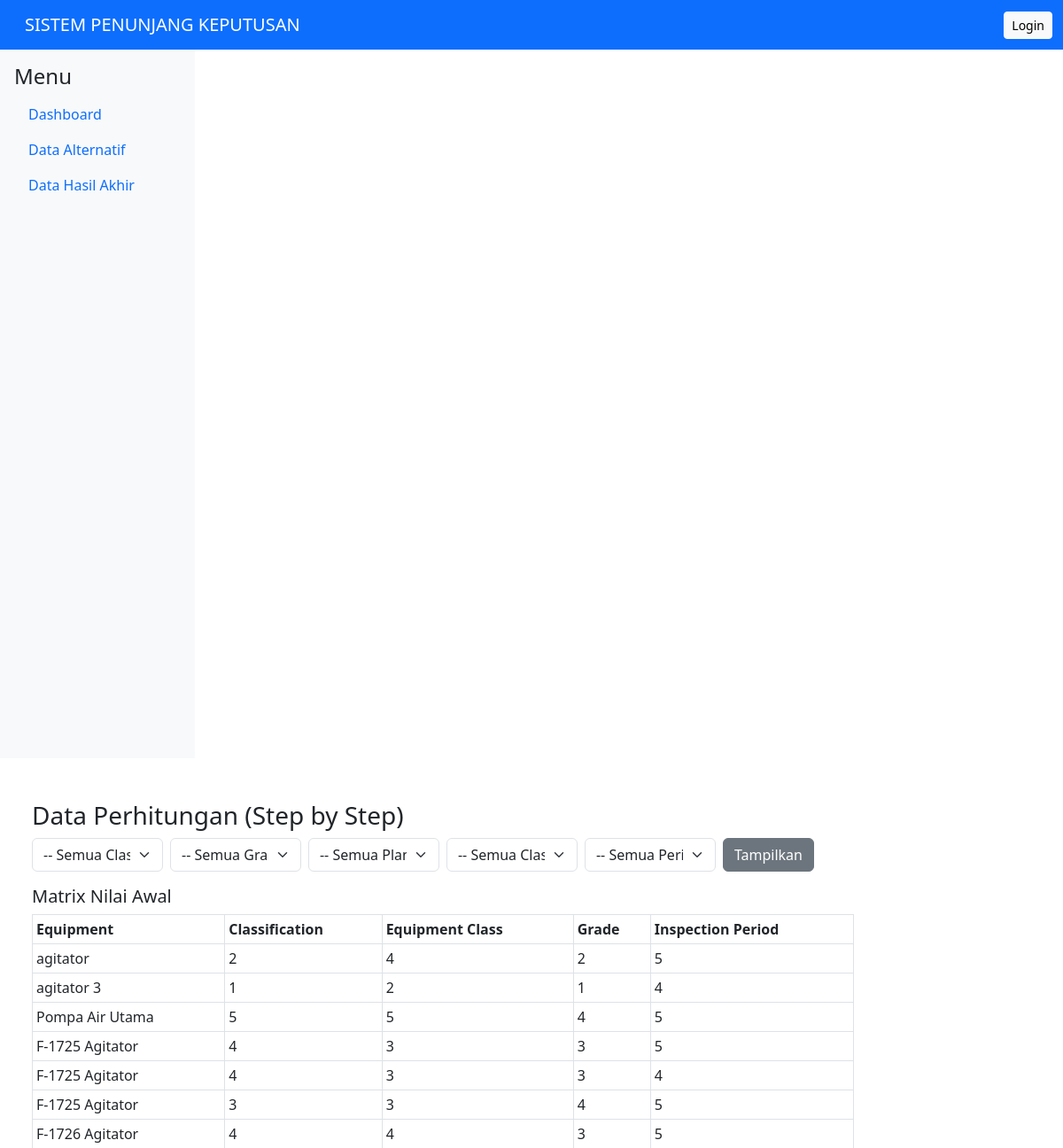
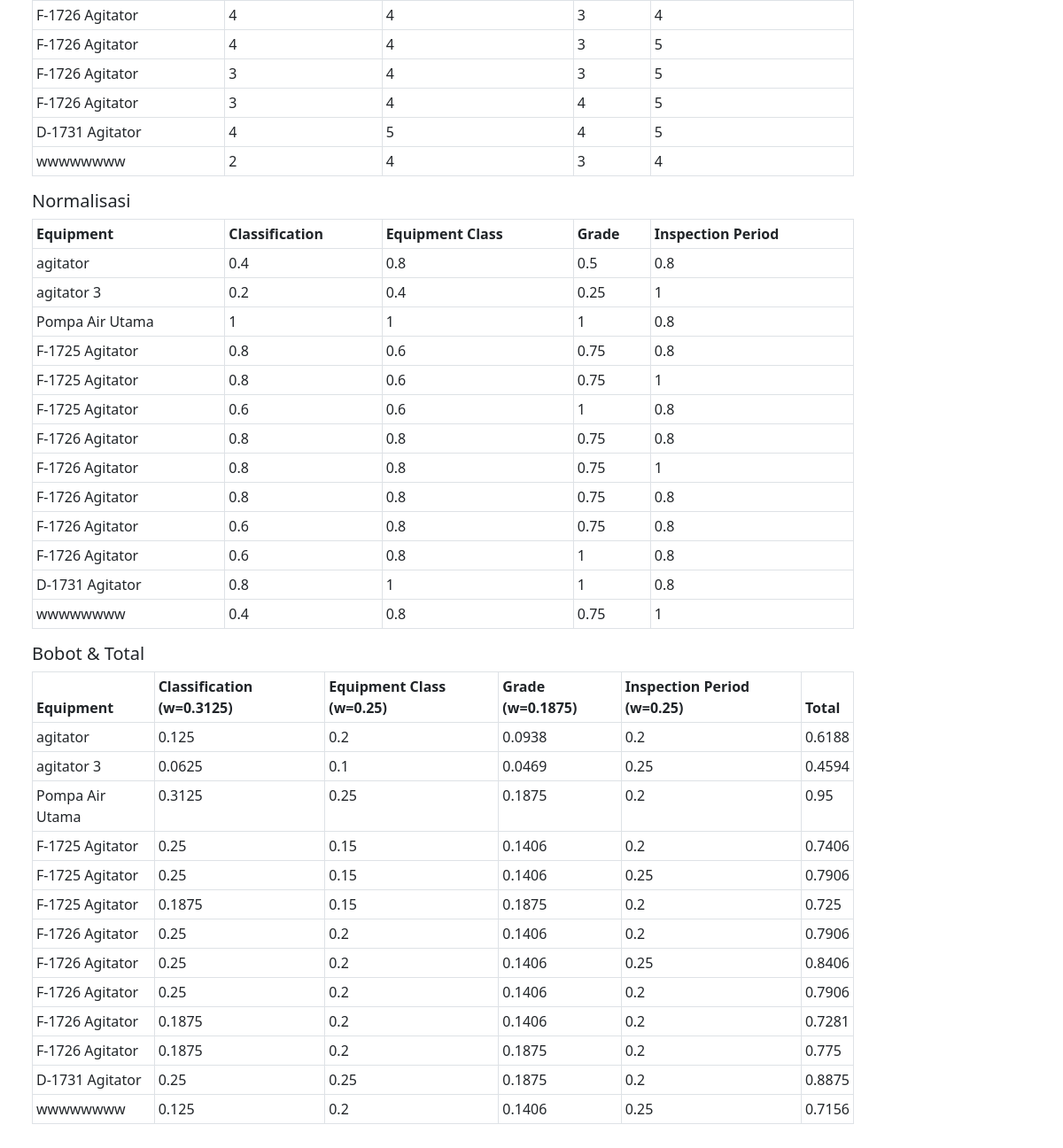
Screenshot of /pages/data_perhitungan.php with the database file from the repository (2 pictures, top to bottom).
### tables this page shows
CREATE TABLE `criteria_weight` (
  `id_criteria` int(11) NOT NULL,
  `criteria_name` varchar(50) NOT NULL,
  `weight` float NOT NULL,
  `type` enum('benefit','cost') NOT NULL
);

CREATE TABLE `equipment_class` (
  `id_equipment_class` int(11) NOT NULL,
  `class_name` varchar(50) NOT NULL,
  `equipment_class_point` int(11) NOT NULL
);

CREATE TABLE `inspection_period` (
  `id_inspection_period` int(11) NOT NULL,
  `period_name` varchar(20) NOT NULL,
  `period_point` int(11) NOT NULL
);

### pages/data_perhitungan.php (the view, shortened to what this page needs)
<?php
include('../config/db.php');
include('../includes/header.php');
include('../includes/sidebar.php');
?>
<div class="container mt-4">
<h3>Data Perhitungan (Step by Step)</h3>
<form method="get" class="row g-2 mb-3">
  <div class="col-md-2">
    <select name="id_equipment_class" class="form-select">
      <option value="">-- Semua Class --</option>
    </select>
  </div>
  <div class="col-md-2">
    <select name="id_grade" class="form-select">
      <option value="">-- Semua Grade --</option>
    </select>
  </div>
  <div class="col-md-2">
    <select name="id_plant" class="form-select">
      <option value="">-- Semua Plant --</option>
    </select>
  </div>
  <div class="col-md-2">
    <select name="id_classification" class="form-select">
      <option value="">-- Semua Classification --</option>
    </select>
  </div>
  <div class="col-md-2">
    <select name="id_inspection_period" class="form-select">
      <option value="">-- Semua Period --</option>
    </select>
  </div>
  <div class="col-md-2">
    <button class="btn btn-secondary">Tampilkan</button>
  </div>
</form>
<?php
$whereClauses = [];
$whereSql = count($whereClauses)? 'WHERE '.implode(' AND ', $whereClauses):'';
$q = $koneksi->query("SELECT
    e.id_equipment,
    e.equipment_name,
    g.grade_point,
    ec.equipment_class_point AS class_point,
    c.classification_point,
    ip.period_point
  FROM equipment e
  LEFT JOIN grade g ON e.id_grade = g.id_grade
  LEFT JOIN equipment_class ec ON e.id_equipment_class = ec.id_equipment_class
  LEFT JOIN classification c ON e.id_classification = c.id_classification
  LEFT JOIN inspection_period ip ON e.id_inspection_period = ip.id_inspection_period
  $whereSql");
$items = [];
while($r = $q->fetch_assoc()) $items[] = $r;
$kq = $koneksi->query("SELECT * FROM criteria_weight ORDER BY id_criteria");
$criteria = [];
while($k = $kq->fetch_assoc()) $criteria[$k['criteria_name']] = $k;
$matrix = [];
foreach($items as $it){
  $id = $it['id_equipment'];
  $matrix[$id]['name'] = $it['equipment_name'];
  foreach($criteria as $key=>$meta){
    switch (strtolower($key)) {
      case 'grade': $matrix[$id]['raw'][$key] = $it['grade_point']; break;
      case 'equipment class':
      case 'class': $matrix[$id]['raw'][$key] = $it['class_point']; break;
      case 'classification': $matrix[$id]['raw'][$key] = $it['classification_point']; break;
      case 'inspection period':
      case 'period': $matrix[$id]['raw'][$key] = $it['period_point']; break;
    }
  }
}
$normalized = [];
foreach($criteria as $key=>$meta){
  $vals = [];
  foreach ($matrix as $row) {
    $vals[] = $row['raw'][$key] ?? 0;
  }
  $max = count($vals) ? max($vals) : 0;
  $min = count($vals) ? min($vals) : 0;
  foreach($matrix as $id=>$row){
    $x = $row['raw'][$key];
    if ($meta['type'] == 'benefit') {
      $r = ($max > 0) ? ($x / $max) : 0;
    } else {
      $r = ($x > 0) ? ($min / $x) : 0;
    }
    $normalized[$id][$key] = $r;
  }
}
$results = [];
foreach($matrix as $id=>$row){
  $total = 0;
  foreach($criteria as $key=>$meta){
    $w = (float)$meta['weight'];
    $r = $normalized[$id][$key] ?? 0;
    $weighted = $r * $w;
    $results[$id]['weights'][$key] = $weighted;
    $total += $weighted;
  }
  $results[$id]['total'] = $total;
  $results[$id]['name'] = $row['name'];
}
echo "<h5>Matrix Nilai Awal</h5>
<table class='table table-bordered table-sm'><thead><tr><th>Equipment</th>";
foreach($criteria as $k=>$m) echo "<th>{$m['criteria_name']}</th>";
echo "</tr></thead><tbody>";
foreach($matrix as $id=>$row){
  echo "<tr><td>{$row['name']}</td>";
  foreach($criteria as $k=>$m) echo "<td>{$row['raw'][$k]}</td>";
  echo "</tr>";
}
echo "</tbody></table>";
echo "<h5>Normalisasi</h5>
<table class='table table-bordered table-sm'><thead><tr><th>Equipment</th>";
foreach($criteria as $k=>$m) echo "<th>{$m['criteria_name']}</th>";
echo "</tr></thead><tbody>";
foreach($normalized as $id=>$vals){
  echo "<tr><td>{$matrix[$id]['name']}</td>";
  foreach($criteria as $k=>$m) echo "<td>".round($vals[$k],4)."</td>";
  echo "</tr>";
}
echo "</tbody></table>";
echo "<h5>Bobot & Total</h5>
<table class='table table-bordered table-sm'><thead><tr><th>Equipment</th>";
foreach($criteria as $k=>$m) echo "<th>{$m['criteria_name']} (w={$m['weight']})</th>";
echo "<th>Total</th></tr></thead><tbody>";
foreach($results as $id=>$res){
  echo "<tr><td>{$res['name']}</td>";
  foreach($criteria as $k=>$m) echo "<td>".round($res['weights'][$k],4)."</td>";
  echo "<td>".round($res['total'],4)."</td></tr>";
}
echo "</tbody></table>";
?>
</div>
<?php include('../includes/footer.php'); ?>

### includes/header.php (style rules this page uses)
body { padding-top: 56px; }

### rows the page displays
criteria_weight: criteria_name "Classification", raw "2", raw "1", raw "5", raw "4", raw "3", k "0.4", k "0.2", k "1", k "0.8", k "0.6", weight "0.3125", weights "0.125", weights "0.0625", weights "0.3125", weights "0.25", weights "0.1875"
criteria_weight: criteria_name "Equipment Class", raw "5", raw "3", raw "4", k "0.8", k "0.4", k "1", k "0.6", weight "0.25", weights "0.2", weights "0.1", weights "0.25", weights "0.15"
criteria_weight: criteria_name "Grade", raw "2", raw "1", raw "4", raw "3", k "0.5", k "0.25", k "1", k "0.75", weight "0.1875", weights "0.0938", weights "0.0469", weights "0.1875", weights "0.1406"
criteria_weight: criteria_name "Inspection Period", raw "5", raw "4", k "0.8", k "1", weight "0.25", weights "0.2", weights "0.25"
equipment_class: equipment_class_point "4"
inspection_period: period_point "5"
equipment_class: equipment_class_point "2"
inspection_period: period_point "4"

### other values shown
$row['name'] "agitator"
$row['name'] "agitator 3"
$row['name'] "Pompa Air Utama"
$row['name'] "F-1725 Agitator"
$row['name'] "F-1726 Agitator"
$row['name'] "D-1731 Agitator"
$row['name'] "wwwwwwww"
$matrix[$id]['name'] "agitator"
$matrix[$id]['name'] "agitator 3"
$matrix[$id]['name'] "Pompa Air Utama"
$matrix[$id]['name'] "F-1725 Agitator"
$matrix[$id]['name'] "F-1726 Agitator"
$matrix[$id]['name'] "D-1731 Agitator"
$matrix[$id]['name'] "wwwwwwww"
$res['name'] "agitator"
